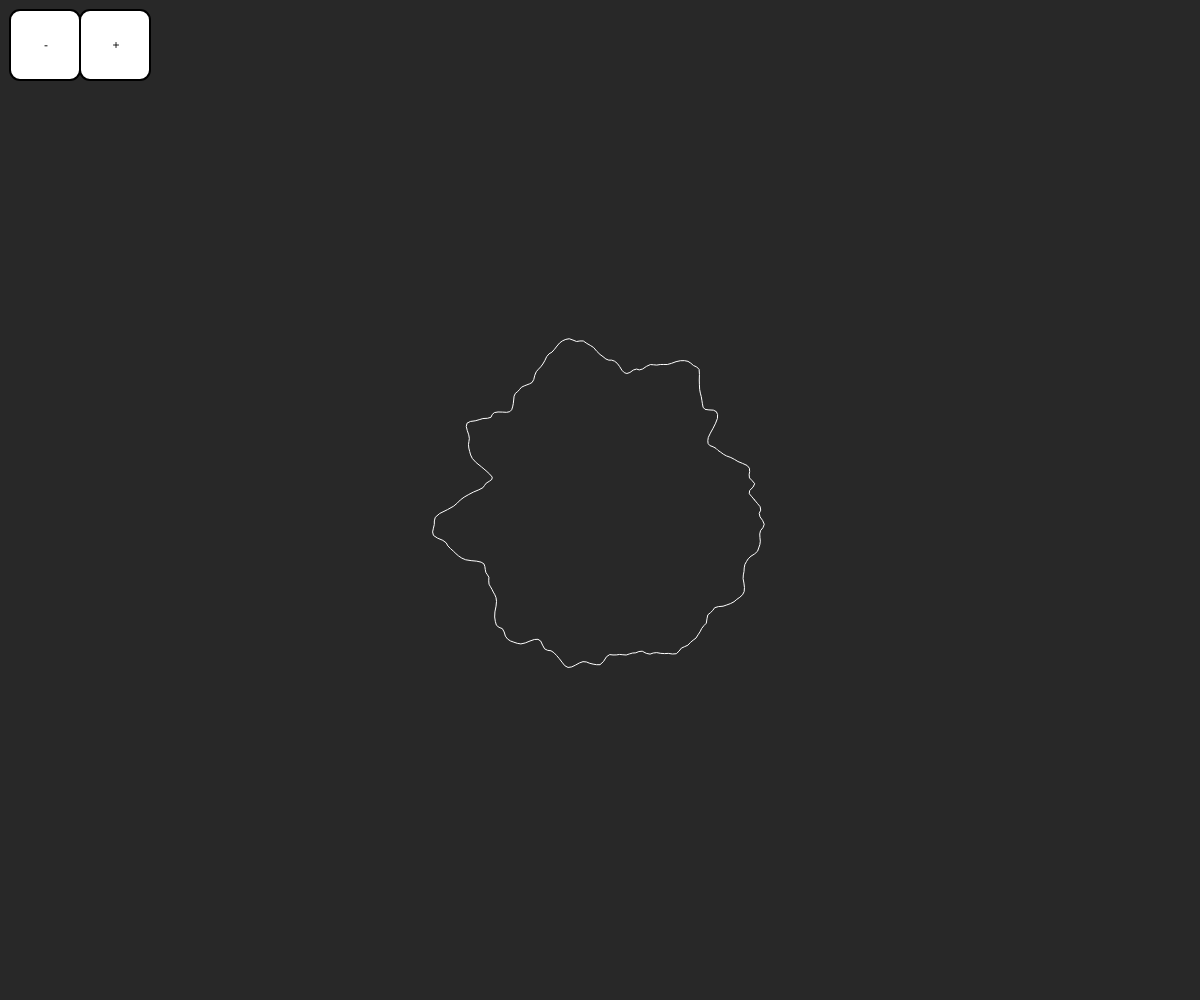
Frame 1 (no input)
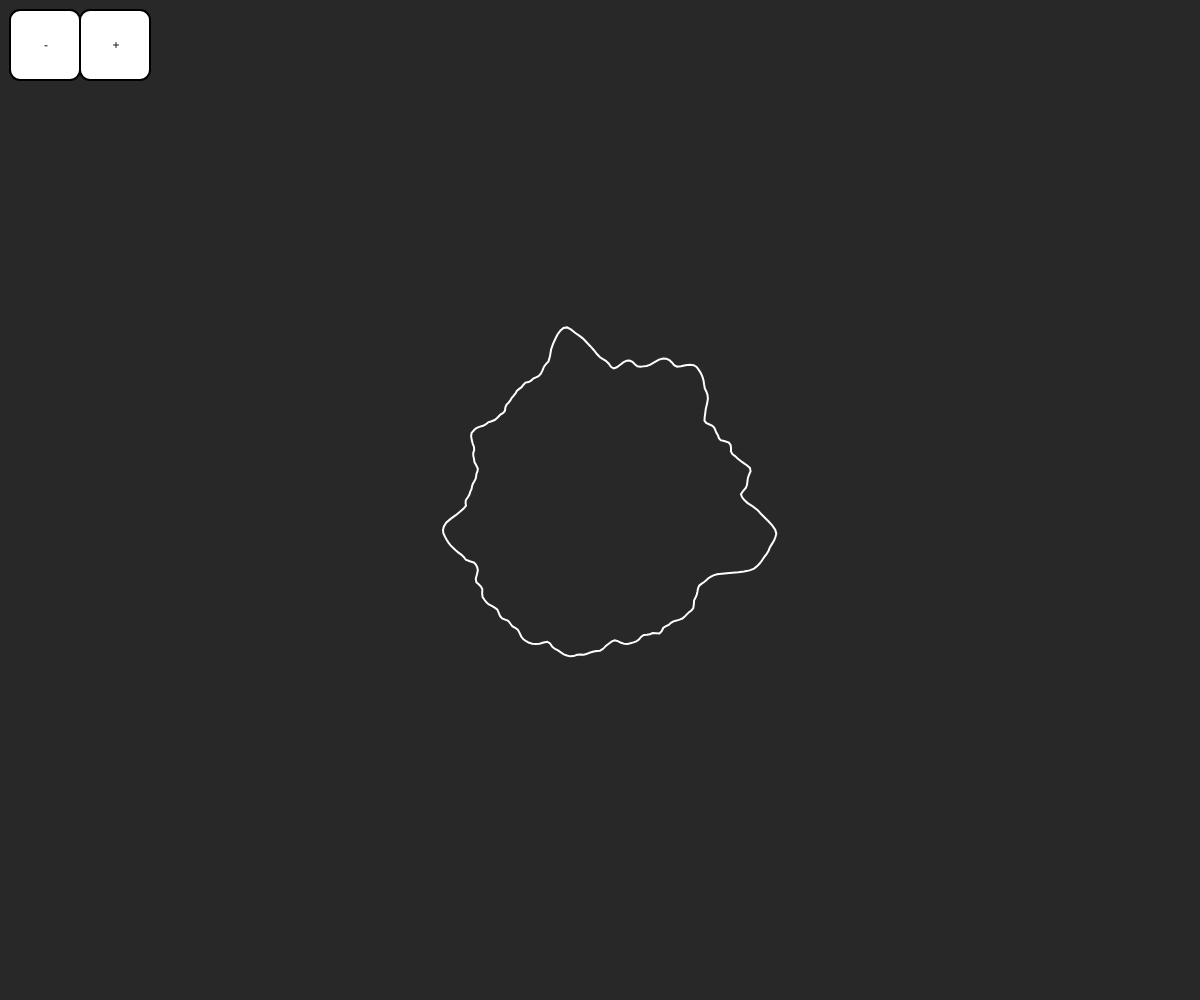
Frame 60 (no input)
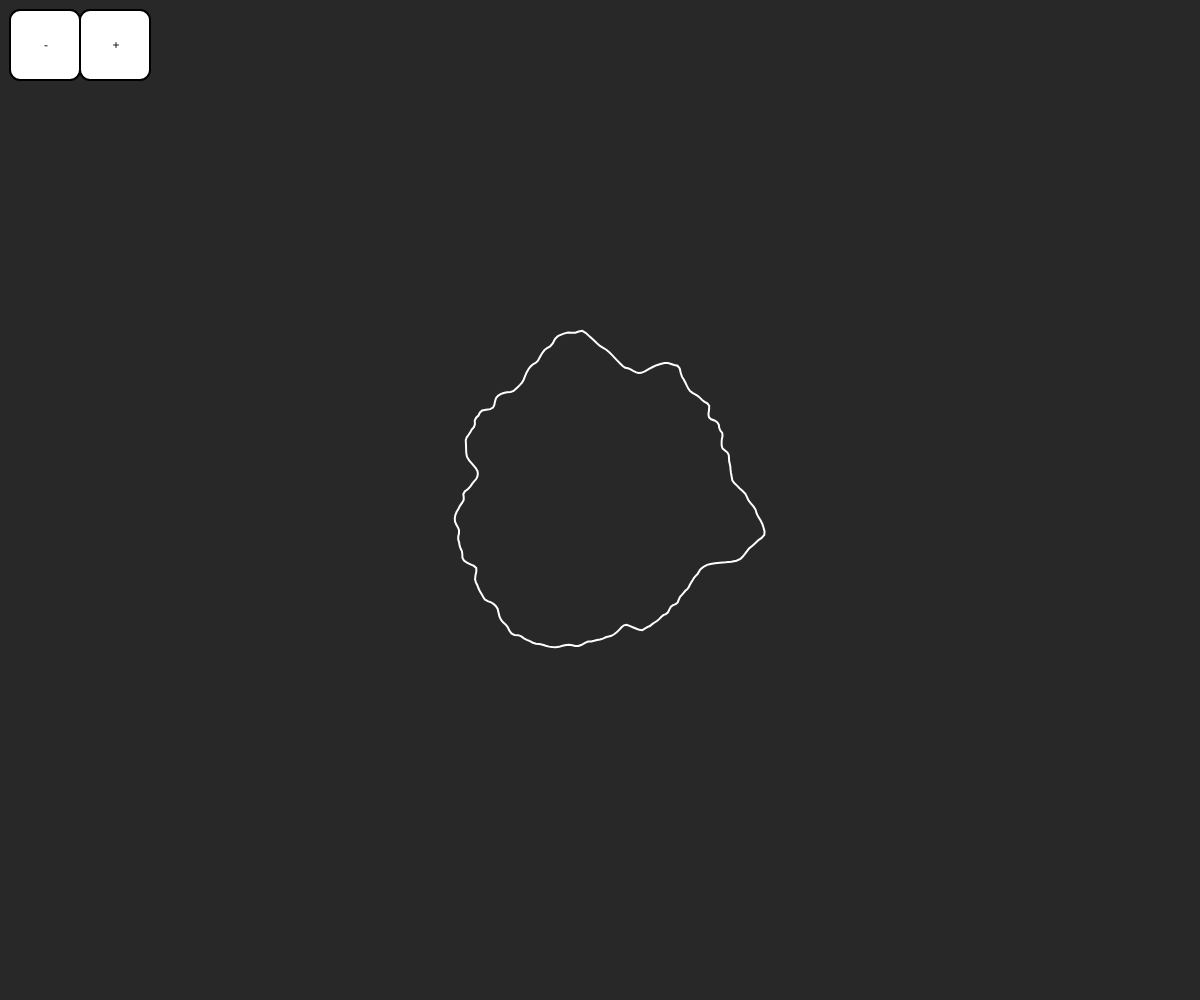
Frame 120 (the mouse pressed at the canvas centre since frame 60)

The p5.js sketch that drew these frames (run headless with seeded random() and noise() and a simulated clock; from frame 60 on, the mouse is pressed at the canvas centre):

// p5.js sketch
// ── sketch.js
let noiseMax = 5;
let slider;
let incButton, decButton;
let phase = 0;
let zoff = 0;

function setup() {
  createCanvas(windowWidth, windowHeight);
  incButton = new Clickable(80, 10);
  decButton = new Clickable(10, 10);
  incButton.resize(70, 70);
  decButton.resize(70, 70);
  incButton.text = "+";
  decButton.text = "-";
  incButton.onPress = function () {
    noiseMax = noiseMax * 2;
  };
  decButton.onPress = function () {
    noiseMax = noiseMax / 2;
  };
}

function draw() {
  background(40);
  stroke(255);
  noFill();
  push();
  translate(windowWidth / 2, windowHeight / 2);
  let t = 0;
  beginShape();
  for (let a = 0; a < TWO_PI; a += TWO_PI / 300) {
    let xoff = map(cos(a + phase), -1, 1, 0, noiseMax);
    let yoff = map(sin(a - phase), -1, 1, 0, noiseMax);
    // let r = map(noise(xoff, yoff), 0, 1, 100, 200);
    let r = map(noise(xoff, yoff, zoff), 0, 1, 100, 200);
    let x = r * cos(a);
    let y = r * sin(a);
    vertex(x, y);
    t += TWO_PI / 50;
  }
  endShape(CLOSE);
  pop();

  zoff += 0.01;
  // phase += 0.01;

  incButton.draw();
  decButton.draw();
}

function windowResized() {
  resizeCanvas(windowWidth, windowHeight);
}

// ── p5.clickable.js
//        _____      _ _      _         _     _
//       |  ___|    | (_)    | |       | |   | |
//  _ __ |___ \  ___| |_  ___| | ____ _| |__ | | ___
// | '_ \    \ \/ __| | |/ __| |/ / _` | '_ \| |/ _ \
// | |_) /\__/ / (__| | | (__|   < (_| | |_) | |  __/
// | .__/\____(_)___|_|_|\___|_|\_\__,_|_.__/|_|\___|
// | | www.github.com/lartu/p5.clickable
// |_| created by Lartu, version 1.2

//Determines if the mouse was pressed on the previous frame
var cl_mouseWasPressed = false;
//Last hovered button
var cl_lastHovered = null;
//Last pressed button
var cl_lastClicked = null;
//All created buttons
var cl_clickables = [];

//This function is what makes the magic happen and should be ran after
//each draw cycle.
p5.prototype.runGUI = function () {
  for (i = 0; i < cl_clickables.length; ++i) {
    if (cl_lastHovered != cl_clickables[i]) cl_clickables[i].onOutside();
  }
  if (cl_lastHovered != null) {
    if (cl_lastClicked != cl_lastHovered) {
      cl_lastHovered.onHover();
    }
  }
  if (!cl_mouseWasPressed && cl_lastClicked != null) {
    cl_lastClicked.onPress();
  }
  if (cl_mouseWasPressed && !mouseIsPressed && cl_lastClicked != null) {
    if (cl_lastClicked == cl_lastHovered) {
      cl_lastClicked.onRelease();
    }
    cl_lastClicked = null;
  }
  cl_lastHovered = null;
  cl_mouseWasPressed = mouseIsPressed;
};

p5.prototype.registerMethod("post", p5.prototype.runGUI);

//Button Class
function Clickable(x, y, img) {
  this.x = x || 0; //X position of the clickable
  this.y = y || 0; //Y position of the clickable
  this.width = img ? img.width : 100; //Width of the clickable
  this.height = img ? img.height : 50; //Height of the clickable
  this.color = "#FFFFFF"; //Background color of the clickable
  this.cornerRadius = 10; //Corner radius of the clickable
  this.strokeWeight = 2; //Stroke width of the clickable
  this.stroke = "#000000"; //Border color of the clickable
  this.text = "Press Me"; //Text of the clickable
  this.textColor = "#000000"; //Color for the text shown
  this.textSize = 12; //Size for the text shown
  this.textFont = "sans-serif"; //Font for the text shown
  this.img = img;
  this.onHover = function () {
    //This function is ran when the clickable is hovered but not
    //pressed.
  };

  this.onOutside = function () {
    //This function is ran when the clickable is NOT hovered.
  };

  this.onPress = function () {
    //This function is ran when the clickable is pressed.
  };

  this.onRelease = function () {
    //This funcion is ran when the cursor was pressed and then
    //released inside the clickable. If it was pressed inside and
    //then released outside this won't work.
  };

  this.locate = function (x, y) {
    this.x = x;
    this.y = y;
  };

  this.resize = function (w, h) {
    this.width = w;
    this.height = h;
  };

  this.draw = function () {
    if (this.img != null) {
      image(this.img, this.x, this.y, this.width, this.height);
    } else {
      fill(this.color);
      stroke(this.stroke);
      strokeWeight(this.strokeWeight);
      rect(this.x, this.y, this.width, this.height, this.cornerRadius);
      fill(this.textColor);
      noStroke();
      textAlign(CENTER, CENTER);
      textSize(this.textSize);
      textFont(this.textFont);
      text(this.text, this.x + 1, this.y + 1, this.width, this.height);
    }

    if (
      mouseX >= this.x &&
      mouseY >= this.y &&
      mouseX < this.x + this.width &&
      mouseY < this.y + this.height
    ) {
      cl_lastHovered = this;
      if (mouseIsPressed && !cl_mouseWasPressed) cl_lastClicked = this;
    }
  };

  cl_clickables.push(this);
}
